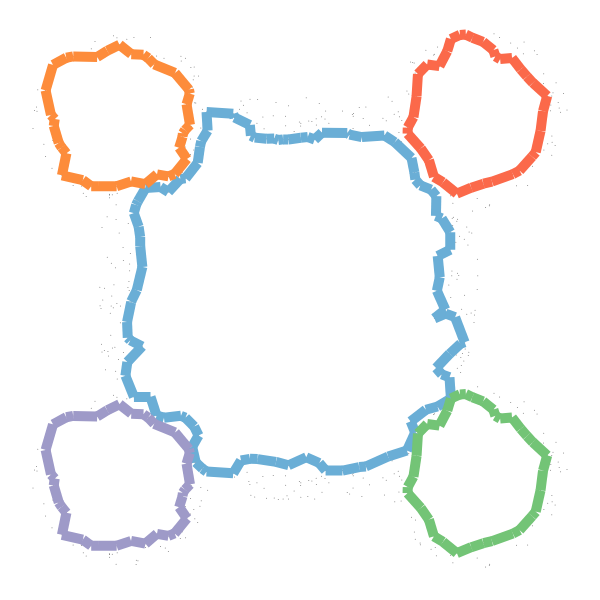

This figure's notebook cell:
### Markdown cell above
### Homology representatives

We can plot the selected homology representatives setting `draw_reps = True`.

### Code cell
top_features = topf.topf(base_points, draw_reps = True)

### Figure 1 — Plotly figure (JSON) as saved in the notebook; plotly's stock layout.template omitted (floating-point values rounded to 4 significant figures; data arrays with more than 128 entries replaced by an {"elided": "..."} marker saying what was removed)
{"data": [{"hovertemplate": "x=%{x}<br>y=%{y}<extra></extra>", "legendgroup": "", "marker": {"color": "black", "opacity": 0.5, "size": 1, "symbol": "circle"}, "mode": "markers", "name": "", "orientation": "v", "showlegend": false, "type": "scatter", "x": {"elided": "656 float values"}, "xaxis": "x", "y": {"elided": "656 float values"}, "yaxis": "y"}, {"line": {"color": "#6aaed6", "width": 10}, "mode": "lines", "type": "scatter", "x": [1.254, 0.956], "y": [0.04838, 0.06818]}, {"line": {"color": "#6aaed6", "width": 10}, "mode": "lines", "type": "scatter", "x": [1.254, 0.956], "y": [4.048, 4.068]}, {"line": {"color": "#6aaed6", "width": 10}, "mode": "lines", "type": "scatter", "x": [3.736, 3.843], "y": [1.786, 1.507]}, {"line": {"color": "#6aaed6", "width": 10}, "mode": "lines", "type": "scatter", "x": [0.2139, 0.238], "y": [2.575, 2.345]}, {"line": {"color": "#6aaed6", "width": 10}, "mode": "lines", "type": "scatter", "x": [3.061, 3.248], "y": [3.733, 3.558]}, {"line": {"color": "#6aaed6", "width": 10}, "mode": "lines", "type": "scatter", "x": [2.247, 2.53], "y": [3.838, 3.835]}, {"line": {"color": "#6aaed6", "width": 10}, "mode": "lines", "type": "scatter", "x": [2.738, 2.988], "y": [0.1244, 0.2353]}, {"line": {"color": "#6aaed6", "width": 10}, "mode": "lines", "type": "scatter", "x": [0.1755, 0.238], "y": [2.087, 2.345]}, {"line": {"color": "#6aaed6", "width": 10}, "mode": "lines", "type": "scatter", "x": [3.674, 3.689], "y": [1.118, 0.8802]}, {"line": {"color": "#6aaed6", "width": 10}, "mode": "lines", "type": "scatter", "x": [0.04832, 0.1438], "y": [1.134, 0.8979]}, {"line": {"color": "#6aaed6", "width": 10}, "mode": "lines", "type": "scatter", "x": [2.946, 2.693], "y": [3.806, 3.79]}, {"line": {"color": "#6aaed6", "width": 10}, "mode": "lines", "type": "scatter", "x": [3.239, 3.409], "y": [0.6252, 0.7562]}, {"line": {"color": "#6aaed6", "width": 10}, "mode": "lines", "type": "scatter", "x": [1.341, 1.254], "y": [0.1908, 0.04838]}, {"line": {"color": "#6aaed6", "width": 10}, "mode": "lines", "type": "scatter", "x": [0.07005, 0.2358], "y": [1.287, 1.461]}, {"line": {"color": "#6aaed6", "width": 10}, "mode": "lines", "type": "scatter", "x": [3.542, 3.565], "y": [2.466, 2.229]}, {"line": {"color": "#6aaed6", "width": 10}, "mode": "lines", "type": "scatter", "x": [1.441, 1.269], "y": [3.925, 4.007]}, {"line": {"color": "#6aaed6", "width": 10}, "mode": "lines", "type": "scatter", "x": [3.533, 3.626], "y": [2.08, 1.87]}, {"line": {"color": "#6aaed6", "width": 10}, "mode": "lines", "type": "scatter", "x": [0.06685, 0.112], "y": [1.732, 1.95]}, {"line": {"color": "#6aaed6", "width": 10}, "mode": "lines", "type": "scatter", "x": [2.477, 2.664], "y": [0.07875, 0.1184]}, {"line": {"color": "#6aaed6", "width": 10}, "mode": "lines", "type": "scatter", "x": [2.988, 3.197], "y": [0.2353, 0.3026]}, {"line": {"color": "#6aaed6", "width": 10}, "mode": "lines", "type": "scatter", "x": [0.8355, 0.7953], "y": [0.1695, 0.3439]}, {"line": {"color": "#6aaed6", "width": 10}, "mode": "lines", "type": "scatter", "x": [3.197, 3.289], "y": [0.3026, 0.5031]}, {"line": {"color": "#6aaed6", "width": 10}, "mode": "lines", "type": "scatter", "x": [0.857, 0.7213], "y": [3.502, 3.33]}, {"line": {"color": "#6aaed6", "width": 10}, "mode": "lines", "type": "scatter", "x": [0.3969, 0.3293], "y": [0.6906, 0.8988]}, {"line": {"color": "#6aaed6", "width": 10}, "mode": "lines", "type": "scatter", "x": [3.675, 3.524], "y": [1.378, 1.22]}, {"line": {"color": "#6aaed6", "width": 10}, "mode": "lines", "type": "scatter", "x": [3.522, 3.527], "y": [2.913, 3.132]}, {"line": {"color": "#6aaed6", "width": 10}, "mode": "lines", "type": "scatter", "x": [2.071, 1.874], "y": [0.2269, 0.1383]}, {"line": {"color": "#6aaed6", "width": 10}, "mode": "lines", "type": "scatter", "x": [3.682, 3.682], "y": [2.732, 2.536]}, {"line": {"color": "#6aaed6", "width": 10}, "mode": "lines", "type": "scatter", "x": [0.4408, 0.5293], "y": [3.235, 3.179]}, {"line": {"color": "#6aaed6", "width": 10}, "mode": "lines", "type": "scatter", "x": [0.956, 0.9679], "y": [4.068, 3.861]}, {"line": {"color": "#6aaed6", "width": 10}, "mode": "lines", "type": "scatter", "x": [1.528, 1.733], "y": [0.207, 0.1755]}, {"line": {"color": "#6aaed6", "width": 10}, "mode": "lines", "type": "scatter", "x": [0.857, 0.8822], "y": [3.502, 3.681]}, {"line": {"color": "#6aaed6", "width": 10}, "mode": "lines", "type": "scatter", "x": [3.565, 3.533], "y": [2.229, 2.08]}, {"line": {"color": "#6aaed6", "width": 10}, "mode": "lines", "type": "scatter", "x": [0.7953, 0.8668], "y": [0.3439, 0.469]}, {"line": {"color": "#6aaed6", "width": 10}, "mode": "lines", "type": "scatter", "x": [3.689, 3.54], "y": [0.8802, 0.7918]}, {"line": {"color": "#6aaed6", "width": 10}, "mode": "lines", "type": "scatter", "x": [0.5293, 0.6627], "y": [3.179, 3.324]}, {"line": {"color": "#6aaed6", "width": 10}, "mode": "lines", "type": "scatter", "x": [0.6694, 0.4801], "y": [0.6885, 0.6675]}, {"line": {"color": "#6aaed6", "width": 10}, "mode": "lines", "type": "scatter", "x": [2.288, 2.477], "y": [0.08071, 0.07875]}, {"line": {"color": "#6aaed6", "width": 10}, "mode": "lines", "type": "scatter", "x": [3.248, 3.281], "y": [3.558, 3.396]}, {"line": {"color": "#6aaed6", "width": 10}, "mode": "lines", "type": "scatter", "x": [0.3293, 0.1438], "y": [0.8988, 0.8979]}, {"line": {"color": "#6aaed6", "width": 10}, "mode": "lines", "type": "scatter", "x": [3.587, 3.682], "y": [2.885, 2.732]}, {"line": {"color": "#6aaed6", "width": 10}, "mode": "lines", "type": "scatter", "x": [0.2134, 0.1965], "y": [2.678, 2.793]}, {"line": {"color": "#6aaed6", "width": 10}, "mode": "lines", "type": "scatter", "x": [0.06685, 0.07457], "y": [1.732, 1.557]}, {"line": {"color": "#6aaed6", "width": 10}, "mode": "lines", "type": "scatter", "x": [0.2741, 0.1883], "y": [3.224, 3.075]}, {"line": {"color": "#6aaed6", "width": 10}, "mode": "lines", "type": "scatter", "x": [3.675, 3.799], "y": [1.378, 1.491]}, {"line": {"color": "#6aaed6", "width": 10}, "mode": "lines", "type": "scatter", "x": [0.4408, 0.2741], "y": [3.235, 3.224]}, {"line": {"color": "#6aaed6", "width": 10}, "mode": "lines", "type": "scatter", "x": [3.504, 3.626], "y": [1.773, 1.87]}, {"line": {"color": "#6aaed6", "width": 10}, "mode": "lines", "type": "scatter", "x": [0.1425, 0.1965], "y": [2.944, 2.793]}, {"line": {"color": "#6aaed6", "width": 10}, "mode": "lines", "type": "scatter", "x": [0.07005, 0.04832], "y": [1.287, 1.134]}, {"line": {"color": "#6aaed6", "width": 10}, "mode": "lines", "type": "scatter", "x": [2.217, 2.071], "y": [0.1631, 0.2269]}, {"line": {"color": "#6aaed6", "width": 10}, "mode": "lines", "type": "scatter", "x": [3.542, 3.682], "y": [2.466, 2.536]}, {"line": {"color": "#6aaed6", "width": 10}, "mode": "lines", "type": "scatter", "x": [0.8175, 0.7198], "y": [0.5685, 0.6679]}, {"line": {"color": "#6aaed6", "width": 10}, "mode": "lines", "type": "scatter", "x": [3.239, 3.289], "y": [0.6252, 0.5031]}, {"line": {"color": "#6aaed6", "width": 10}, "mode": "lines", "type": "scatter", "x": [0.1036, 0.2358], "y": [1.528, 1.461]}, {"line": {"color": "#6aaed6", "width": 10}, "mode": "lines", "type": "scatter", "x": [1.733, 1.874], "y": [0.1755, 0.1383]}, {"line": {"color": "#6aaed6", "width": 10}, "mode": "lines", "type": "scatter", "x": [0.1755, 0.1131], "y": [2.087, 1.96]}, {"line": {"color": "#6aaed6", "width": 10}, "mode": "lines", "type": "scatter", "x": [2.01, 1.872], "y": [3.783, 3.763]}, {"line": {"color": "#6aaed6", "width": 10}, "mode": "lines", "type": "scatter", "x": [2.556, 2.693], "y": [3.817, 3.79]}, {"line": {"color": "#6aaed6", "width": 10}, "mode": "lines", "type": "scatter", "x": [0.9679, 0.8966], "y": [3.861, 3.744]}, {"line": {"color": "#6aaed6", "width": 10}, "mode": "lines", "type": "scatter", "x": [2.946, 3.061], "y": [3.806, 3.733]}, {"line": {"color": "#6aaed6", "width": 10}, "mode": "lines", "type": "scatter", "x": [3.63, 3.504], "y": [1.825, 1.773]}, {"line": {"color": "#6aaed6", "width": 10}, "mode": "lines", "type": "scatter", "x": [3.54, 3.409], "y": [0.7918, 0.7562]}, {"line": {"color": "#6aaed6", "width": 10}, "mode": "lines", "type": "scatter", "x": [1.627, 1.494], "y": [3.771, 3.784]}, {"line": {"color": "#6aaed6", "width": 10}, "mode": "lines", "type": "scatter", "x": [3.467, 3.348], "y": [3.204, 3.253]}, {"line": {"color": "#6aaed6", "width": 10}, "mode": "lines", "type": "scatter", "x": [3.291, 3.348], "y": [3.315, 3.253]}, {"line": {"color": "#6aaed6", "width": 10}, "mode": "lines", "type": "scatter", "x": [1.441, 1.452], "y": [3.925, 3.803]}, {"line": {"color": "#6aaed6", "width": 10}, "mode": "lines", "type": "scatter", "x": [3.63, 3.736], "y": [1.825, 1.786]}, {"line": {"color": "#6aaed6", "width": 10}, "mode": "lines", "type": "scatter", "x": [2.247, 2.165], "y": [3.838, 3.763]}, {"line": {"color": "#6aaed6", "width": 10}, "mode": "lines", "type": "scatter", "x": [0.8175, 0.8668], "y": [0.5685, 0.469]}, {"line": {"color": "#6aaed6", "width": 10}, "mode": "lines", "type": "scatter", "x": [2.217, 2.288], "y": [0.1631, 0.08071]}, {"line": {"color": "#6aaed6", "width": 10}, "mode": "lines", "type": "scatter", "x": [0.2139, 0.2134], "y": [2.575, 2.678]}, {"line": {"color": "#6aaed6", "width": 10}, "mode": "lines", "type": "scatter", "x": [1.442, 1.341], "y": [0.2092, 0.1908]}, {"line": {"color": "#6aaed6", "width": 10}, "mode": "lines", "type": "scatter", "x": [0.8355, 0.9101], "y": [0.1695, 0.1003]}, {"line": {"color": "#6aaed6", "width": 10}, "mode": "lines", "type": "scatter", "x": [0.1425, 0.1685], "y": [2.944, 3.035]}, {"line": {"color": "#6aaed6", "width": 10}, "mode": "lines", "type": "scatter", "x": [3.524, 3.587], "y": [1.22, 1.15]}, {"line": {"color": "#6aaed6", "width": 10}, "mode": "lines", "type": "scatter", "x": [3.467, 3.527], "y": [3.204, 3.132]}, {"line": {"color": "#6aaed6", "width": 10}, "mode": "lines", "type": "scatter", "x": [3.674, 3.587], "y": [1.118, 1.15]}, {"line": {"color": "#6aaed6", "width": 10}, "mode": "lines", "type": "scatter", "x": [1.627, 1.713], "y": [3.771, 3.773]}, {"line": {"color": "#6aaed6", "width": 10}, "mode": "lines", "type": "scatter", "x": [0.3969, 0.4801], "y": [0.6906, 0.6675]}, {"line": {"color": "#6aaed6", "width": 10}, "mode": "lines", "type": "scatter", "x": [1.528, 1.442], "y": [0.207, 0.2092]}, {"line": {"color": "#6aaed6", "width": 10}, "mode": "lines", "type": "scatter", "x": [2.165, 2.088], "y": [3.763, 3.791]}, {"line": {"color": "#6aaed6", "width": 10}, "mode": "lines", "type": "scatter", "x": [3.291, 3.281], "y": [3.315, 3.396]}, {"line": {"color": "#6aaed6", "width": 10}, "mode": "lines", "type": "scatter", "x": [2.088, 2.01], "y": [3.791, 3.783]}, {"line": {"color": "#6aaed6", "width": 10}, "mode": "lines", "type": "scatter", "x": [2.738, 2.664], "y": [0.1244, 0.1184]}, {"line": {"color": "#6aaed6", "width": 10}, "mode": "lines", "type": "scatter", "x": [3.587, 3.522], "y": [2.885, 2.913]}, {"line": {"color": "#6aaed6", "width": 10}, "mode": "lines", "type": "scatter", "x": [0.8822, 0.8966], "y": [3.681, 3.744]}, {"line": {"color": "#6aaed6", "width": 10}, "mode": "lines", "type": "scatter", "x": [1.813, 1.872], "y": [3.764, 3.763]}, {"line": {"color": "#6aaed6", "width": 10}, "mode": "lines", "type": "scatter", "x": [0.6627, 0.7213], "y": [3.324, 3.33]}, {"line": {"color": "#6aaed6", "width": 10}, "mode": "lines", "type": "scatter", "x": [0.956, 0.9101], "y": [0.06818, 0.1003]}, {"line": {"color": "#6aaed6", "width": 10}, "mode": "lines", "type": "scatter", "x": [1.758, 1.813], "y": [3.757, 3.764]}, {"line": {"color": "#6aaed6", "width": 10}, "mode": "lines", "type": "scatter", "x": [0.6694, 0.7198], "y": [0.6885, 0.6679]}, {"line": {"color": "#6aaed6", "width": 10}, "mode": "lines", "type": "scatter", "x": [1.758, 1.713], "y": [3.757, 3.773]}, {"line": {"color": "#6aaed6", "width": 10}, "mode": "lines", "type": "scatter", "x": [3.799, 3.843], "y": [1.491, 1.507]}, {"line": {"color": "#6aaed6", "width": 10}, "mode": "lines", "type": "scatter", "x": [1.494, 1.452], "y": [3.784, 3.803]}, {"line": {"color": "#6aaed6", "width": 10}, "mode": "lines", "type": "scatter", "x": [0.1883, 0.1685], "y": [3.075, 3.035]}, {"line": {"color": "#6aaed6", "width": 10}, "mode": "lines", "type": "scatter", "x": [1.254, 1.269], "y": [4.048, 4.007]}, {"line": {"color": "#6aaed6", "width": 10}, "mode": "lines", "type": "scatter", "x": [0.1036, 0.07457], "y": [1.528, 1.557]}, {"line": {"color": "#6aaed6", "width": 10}, "mode": "lines", "type": "scatter", "x": [2.556, 2.53], "y": [3.817, 3.835]}, {"line": {"color": "#6aaed6", "width": 10}, "mode": "lines", "type": "scatter", "x": [0.1131, 0.112], "y": [1.96, 1.95]}, {"line": {"color": "#fb694a", "width": 10}, "mode": "lines", "type": "scatter", "x": [4.382, 4.148], "y": [3.377, 3.293]}, {"line": {"color": "#fb694a", "width": 10}, "mode": "lines", "type": "scatter", "x": [3.321, 3.305], "y": [4.491, 4.244]}, {"line": {"color": "#fb694a", "width": 10}, "mode": "lines", "type": "scatter", "x": [4.638, 4.692], "y": [3.621, 3.858]}, {"line": {"color": "#fb694a", "width": 10}, "mode": "lines", "type": "scatter", "x": [3.305, 3.27], "y": [4.244, 4.011]}, {"line": {"color": "#fb694a", "width": 10}, "mode": "lines", "type": "scatter", "x": [4.606, 4.767], "y": [4.394, 4.247]}, {"line": {"color": "#fb694a", "width": 10}, "mode": "lines", "type": "scatter", "x": [4.692, 4.72], "y": [3.858, 4.078]}, {"line": {"color": "#fb694a", "width": 10}, "mode": "lines", "type": "scatter", "x": [3.352, 3.205], "y": [3.664, 3.828]}, {"line": {"color": "#fb694a", "width": 10}, "mode": "lines", "type": "scatter", "x": [4.457, 4.597], "y": [3.416, 3.571]}, {"line": {"color": "#fb694a", "width": 10}, "mode": "lines", "type": "scatter", "x": [4.053, 4.148], "y": [3.271, 3.293]}, {"line": {"color": "#fb694a", "width": 10}, "mode": "lines", "type": "scatter", "x": [3.601, 3.756], "y": [3.286, 3.159]}, {"line": {"color": "#fb694a", "width": 10}, "mode": "lines", "type": "scatter", "x": [3.424, 3.561], "y": [4.597, 4.579]}, {"line": {"color": "#fb694a", "width": 10}, "mode": "lines", "type": "scatter", "x": [3.5, 3.443], "y": [3.347, 3.534]}, {"line": {"color": "#fb694a", "width": 10}, "mode": "lines", "type": "scatter", "x": [3.649, 3.561], "y": [4.746, 4.579]}, {"line": {"color": "#fb694a", "width": 10}, "mode": "lines", "type": "scatter", "x": [4.72, 4.767], "y": [4.078, 4.247]}, {"line": {"color": "#fb694a", "width": 10}, "mode": "lines", "type": "scatter", "x": [3.917, 3.756], "y": [3.227, 3.159]}, {"line": {"color": "#fb694a", "width": 10}, "mode": "lines", "type": "scatter", "x": [3.649, 3.689], "y": [4.746, 4.88]}, {"line": {"color": "#fb694a", "width": 10}, "mode": "lines", "type": "scatter", "x": [3.443, 3.352], "y": [3.534, 3.664]}, {"line": {"color": "#fb694a", "width": 10}, "mode": "lines", "type": "scatter", "x": [4.47, 4.373], "y": [4.544, 4.669]}, {"line": {"color": "#fb694a", "width": 10}, "mode": "lines", "type": "scatter", "x": [3.424, 3.321], "y": [4.597, 4.491]}, {"line": {"color": "#fb694a", "width": 10}, "mode": "lines", "type": "scatter", "x": [4.164, 4.049], "y": [4.758, 4.85]}, {"line": {"color": "#fb694a", "width": 10}, "mode": "lines", "type": "scatter", "x": [3.917, 4.053], "y": [3.227, 3.271]}, {"line": {"color": "#fb694a", "width": 10}, "mode": "lines", "type": "scatter", "x": [4.24, 4.373], "y": [4.658, 4.669]}, {"line": {"color": "#fb694a", "width": 10}, "mode": "lines", "type": "scatter", "x": [3.27, 3.206], "y": [4.011, 3.896]}, {"line": {"color": "#fb694a", "width": 10}, "mode": "lines", "type": "scatter", "x": [3.93, 4.049], "y": [4.895, 4.85]}, {"line": {"color": "#fb694a", "width": 10}, "mode": "lines", "type": "scatter", "x": [3.5, 3.601], "y": [3.347, 3.286]}, {"line": {"color": "#fb694a", "width": 10}, "mode": "lines", "type": "scatter", "x": [3.689, 3.79], "y": [4.88, 4.927]}, {"line": {"color": "#fb694a", "width": 10}, "mode": "lines", "type": "scatter", "x": [4.54, 4.47], "y": [4.463, 4.544]}, {"line": {"color": "#fb694a", "width": 10}, "mode": "lines", "type": "scatter", "x": [3.205, 3.206], "y": [3.828, 3.896]}, {"line": {"color": "#fb694a", "width": 10}, "mode": "lines", "type": "scatter", "x": [4.606, 4.54], "y": [4.394, 4.463]}, {"line": {"color": "#fb694a", "width": 10}, "mode": "lines", "type": "scatter", "x": [4.382, 4.457], "y": [3.377, 3.416]}, {"line": {"color": "#fb694a", "width": 10}, "mode": "lines", "type": "scatter", "x": [3.93, 3.856], "y": [4.895, 4.93]}, {"line": {"color": "#fb694a", "width": 10}, "mode": "lines", "type": "scatter", "x": [4.187, 4.164], "y": [4.688, 4.758]}, {"line": {"color": "#fb694a", "width": 10}, "mode": "lines", "type": "scatter", "x": [3.79, 3.856], "y": [4.927, 4.93]}, {"line": {"color": "#fb694a", "width": 10}, "mode": "lines", "type": "scatter", "x": [4.638, 4.597], "y": [3.621, 3.571]}, {"line": {"color": "#fb694a", "width": 10}, "mode": "lines", "type": "scatter", "x": [4.187, 4.24], "y": [4.688, 4.658]}, {"line": {"color": "#73c476", "width": 10}, "mode": "lines", "type": "scatter", "x": [4.382, 4.148], "y": [-0.6227, -0.7065]}, {"line": {"color": "#73c476", "width": 10}, "mode": "lines", "type": "scatter", "x": [3.321, 3.305], "y": [0.4913, 0.2436]}, {"line": {"color": "#73c476", "width": 10}, "mode": "lines", "type": "scatter", "x": [4.638, 4.692], "y": [-0.3788, -0.1425]}, {"line": {"color": "#73c476", "width": 10}, "mode": "lines", "type": "scatter", "x": [3.305, 3.27], "y": [0.2436, 0.01131]}, {"line": {"color": "#73c476", "width": 10}, "mode": "lines", "type": "scatter", "x": [4.606, 4.767], "y": [0.3936, 0.2473]}, {"line": {"color": "#73c476", "width": 10}, "mode": "lines", "type": "scatter", "x": [4.692, 4.72], "y": [-0.1425, 0.07762]}, {"line": {"color": "#73c476", "width": 10}, "mode": "lines", "type": "scatter", "x": [3.352, 3.205], "y": [-0.3359, -0.1719]}, {"line": {"color": "#73c476", "width": 10}, "mode": "lines", "type": "scatter", "x": [4.457, 4.597], "y": [-0.5836, -0.4286]}, {"line": {"color": "#73c476", "width": 10}, "mode": "lines", "type": "scatter", "x": [4.053, 4.148], "y": [-0.7292, -0.7065]}, {"line": {"color": "#73c476", "width": 10}, "mode": "lines", "type": "scatter", "x": [3.601, 3.756], "y": [-0.714, -0.8407]}, {"line": {"color": "#73c476", "width": 10}, "mode": "lines", "type": "scatter", "x": [3.424, 3.561], "y": [0.5972, 0.5785]}, {"line": {"color": "#73c476", "width": 10}, "mode": "lines", "type": "scatter", "x": [3.5, 3.443], "y": [-0.6532, -0.4659]}, {"line": {"color": "#73c476", "width": 10}, "mode": "lines", "type": "scatter", "x": [3.649, 3.561], "y": [0.7459, 0.5785]}, {"line": {"color": "#73c476", "width": 10}, "mode": "lines", "type": "scatter", "x": [4.72, 4.767], "y": [0.07762, 0.2473]}, {"line": {"color": "#73c476", "width": 10}, "mode": "lines", "type": "scatter", "x": [3.917, 3.756], "y": [-0.7733, -0.8407]}, {"line": {"color": "#73c476", "width": 10}, "mode": "lines", "type": "scatter", "x": [3.649, 3.689], "y": [0.7459, 0.8802]}, {"line": {"color": "#73c476", "width": 10}, "mode": "lines", "type": "scatter", "x": [3.443, 3.352], "y": [-0.4659, -0.3359]}, {"line": {"color": "#73c476", "width": 10}, "mode": "lines", "type": "scatter", "x": [4.47, 4.373], "y": [0.5444, 0.6692]}, {"line": {"color": "#73c476", "width": 10}, "mode": "lines", "type": "scatter", "x": [3.424, 3.321], "y": [0.5972, 0.4913]}, {"line": {"color": "#73c476", "width": 10}, "mode": "lines", "type": "scatter", "x": [4.164, 4.049], "y": [0.7577, 0.8496]}, {"line": {"color": "#73c476", "width": 10}, "mode": "lines", "type": "scatter", "x": [3.917, 4.053], "y": [-0.7733, -0.7292]}, {"line": {"color": "#73c476", "width": 10}, "mode": "lines", "type": "scatter", "x": [4.24, 4.373], "y": [0.658, 0.6692]}, {"line": {"color": "#73c476", "width": 10}, "mode": "lines", "type": "scatter", "x": [3.27, 3.206], "y": [0.01131, -0.1042]}, {"line": {"color": "#73c476", "width": 10}, "mode": "lines", "type": "scatter", "x": [3.93, 4.049], "y": [0.8951, 0.8496]}, {"line": {"color": "#73c476", "width": 10}, "mode": "lines", "type": "scatter", "x": [3.5, 3.601], "y": [-0.6532, -0.714]}, {"line": {"color": "#73c476", "width": 10}, "mode": "lines", "type": "scatter", "x": [3.689, 3.79], "y": [0.8802, 0.9266]}, {"line": {"color": "#73c476", "width": 10}, "mode": "lines", "type": "scatter", "x": [4.54, 4.47], "y": [0.4635, 0.5444]}, {"line": {"color": "#73c476", "width": 10}, "mode": "lines", "type": "scatter", "x": [3.205, 3.206], "y": [-0.1719, -0.1042]}, {"line": {"color": "#73c476", "width": 10}, "mode": "lines", "type": "scatter", "x": [4.606, 4.54], "y": [0.3936, 0.4635]}, {"line": {"color": "#73c476", "width": 10}, "mode": "lines", "type": "scatter", "x": [4.382, 4.457], "y": [-0.6227, -0.5836]}, {"line": {"color": "#73c476", "width": 10}, "mode": "lines", "type": "scatter", "x": [3.93, 3.856], "y": [0.8951, 0.9297]}, {"line": {"color": "#73c476", "width": 10}, "mode": "lines", "type": "scatter", "x": [4.187, 4.164], "y": [0.6877, 0.7577]}, {"line": {"color": "#73c476", "width": 10}, "mode": "lines", "type": "scatter", "x": [3.79, 3.856], "y": [0.9266, 0.9297]}, {"line": {"color": "#73c476", "width": 10}, "mode": "lines", "type": "scatter", "x": [4.638, 4.597], "y": [-0.3788, -0.4286]}, {"line": {"color": "#73c476", "width": 10}, "mode": "lines", "type": "scatter", "x": [4.187, 4.24], "y": [0.6877, 0.658]}, {"line": {"color": "#fd8c3b", "width": 10}, "mode": "lines", "type": "scatter", "x": [-0.8441, -0.7611], "y": [4.308, 4.592]}, {"line": {"color": "#fd8c3b", "width": 10}, "mode": "lines", "type": "scatter", "x": [-0.8441, -0.7842], "y": [4.308, 4.035]}, {"line": {"color": "#fd8c3b", "width": 10}, "mode": "lines", "type": "scatter", "x": [-0.5352, -0.2674], "y": [4.687, 4.681]}, {"line": {"color": "#fd8c3b", "width": 10}, "mode": "lines", "type": "scatter", "x": [-0.697, -0.7535], "y": [3.724, 3.914]}, {"line": {"color": "#fd8c3b", "width": 10}, "mode": "lines", "type": "scatter", "x": [0.5989, 0.7359], "y": [3.379, 3.546]}, {"line": {"color": "#fd8c3b", "width": 10}, "mode": "lines", "type": "scatter", "x": [0.3699, 0.6034], "y": [4.599, 4.503]}, {"line": {"color": "#fd8c3b", "width": 10}, "mode": "lines", "type": "scatter", "x": [-0.4283, -0.6615], "y": [3.311, 3.364]}, {"line": {"color": "#fd8c3b", "width": 10}, "mode": "lines", "type": "scatter", "x": [-0.6112, -0.6615], "y": [3.609, 3.364]}, {"line": {"color": "#fd8c3b", "width": 10}, "mode": "lines", "type": "scatter", "x": [0.7592, 0.6034], "y": [4.318, 4.503]}, {"line": {"color": "#fd8c3b", "width": 10}, "mode": "lines", "type": "scatter", "x": [0.7709, 0.7323], "y": [3.925, 4.154]}, {"line": {"color": "#fd8c3b", "width": 10}, "mode": "lines", "type": "scatter", "x": [-0.2472, -0.05016], "y": [3.242, 3.243]}, {"line": {"color": "#fd8c3b", "width": 10}, "mode": "lines", "type": "scatter", "x": [-0.1547, -0.2674], "y": [4.75, 4.681]}, {"line": {"color": "#fd8c3b", "width": 10}, "mode": "lines", "type": "scatter", "x": [0.1111, -0.05016], "y": [3.296, 3.243]}, {"line": {"color": "#fd8c3b", "width": 10}, "mode": "lines", "type": "scatter", "x": [0.4016, 0.2722], "y": [3.375, 3.266]}, {"line": {"color": "#fd8c3b", "width": 10}, "mode": "lines", "type": "scatter", "x": [-0.01785, 0.1142], "y": [4.817, 4.712]}, {"line": {"color": "#fd8c3b", "width": 10}, "mode": "lines", "type": "scatter", "x": [-0.6132, -0.7611], "y": [4.672, 4.592]}, {"line": {"color": "#fd8c3b", "width": 10}, "mode": "lines", "type": "scatter", "x": [0.7359, 0.6496], "y": [3.546, 3.672]}, {"line": {"color": "#fd8c3b", "width": 10}, "mode": "lines", "type": "scatter", "x": [0.1111, 0.2722], "y": [3.296, 3.266]}, {"line": {"color": "#fd8c3b", "width": 10}, "mode": "lines", "type": "scatter", "x": [-0.01785, -0.1547], "y": [4.817, 4.75]}, {"line": {"color": "#fd8c3b", "width": 10}, "mode": "lines", "type": "scatter", "x": [0.2503, 0.1142], "y": [4.706, 4.712]}, {"line": {"color": "#fd8c3b", "width": 10}, "mode": "lines", "type": "scatter", "x": [0.5305, 0.4016], "y": [3.352, 3.375]}, {"line": {"color": "#fd8c3b", "width": 10}, "mode": "lines", "type": "scatter", "x": [0.6874, 0.6496], "y": [3.793, 3.672]}, {"line": {"color": "#fd8c3b", "width": 10}, "mode": "lines", "type": "scatter", "x": [0.7323, 0.7684], "y": [4.154, 4.274]}, {"line": {"color": "#fd8c3b", "width": 10}, "mode": "lines", "type": "scatter", "x": [-0.4283, -0.3344], "y": [3.311, 3.242]}, {"line": {"color": "#fd8c3b", "width": 10}, "mode": "lines", "type": "scatter", "x": [0.3699, 0.303], "y": [4.599, 4.668]}, {"line": {"color": "#fd8c3b", "width": 10}, "mode": "lines", "type": "scatter", "x": [-0.2472, -0.3344], "y": [3.242, 3.242]}, {"line": {"color": "#fd8c3b", "width": 10}, "mode": "lines", "type": "scatter", "x": [-0.6112, -0.6645], "y": [3.609, 3.674]}, {"line": {"color": "#fd8c3b", "width": 10}, "mode": "lines", "type": "scatter", "x": [0.7709, 0.715], "y": [3.925, 3.866]}, {"line": {"color": "#fd8c3b", "width": 10}, "mode": "lines", "type": "scatter", "x": [-0.6132, -0.5352], "y": [4.672, 4.687]}, {"line": {"color": "#fd8c3b", "width": 10}, "mode": "lines", "type": "scatter", "x": [-0.742, -0.7535], "y": [3.99, 3.914]}, {"line": {"color": "#fd8c3b", "width": 10}, "mode": "lines", "type": "scatter", "x": [0.5989, 0.5305], "y": [3.379, 3.352]}, {"line": {"color": "#fd8c3b", "width": 10}, "mode": "lines", "type": "scatter", "x": [0.303, 0.2503], "y": [4.668, 4.706]}, {"line": {"color": "#fd8c3b", "width": 10}, "mode": "lines", "type": "scatter", "x": [-0.742, -0.7842], "y": [3.99, 4.035]}, {"line": {"color": "#fd8c3b", "width": 10}, "mode": "lines", "type": "scatter", "x": [-0.697, -0.6645], "y": [3.724, 3.674]}, {"line": {"color": "#fd8c3b", "width": 10}, "mode": "lines", "type": "scatter", "x": [0.7592, 0.7684], "y": [4.318, 4.274]}, {"line": {"color": "#fd8c3b", "width": 10}, "mode": "lines", "type": "scatter", "x": [0.715, 0.6911], "y": [3.866, 3.831]}, {"line": {"color": "#fd8c3b", "width": 10}, "mode": "lines", "type": "scatter", "x": [0.6874, 0.6911], "y": [3.793, 3.831]}, {"line": {"color": "#9e9ac8", "width": 10}, "mode": "lines", "type": "scatter", "x": [-0.8442, -0.761], "y": [0.3082, 0.5924]}, {"line": {"color": "#9e9ac8", "width": 10}, "mode": "lines", "type": "scatter", "x": [-0.8442, -0.7842], "y": [0.3082, 0.03521]}, {"line": {"color": "#9e9ac8", "width": 10}, "mode": "lines", "type": "scatter", "x": [-0.5353, -0.2673], "y": [0.6868, 0.6809]}, {"line": {"color": "#9e9ac8", "width": 10}, "mode": "lines", "type": "scatter", "x": [-0.697, -0.7535], "y": [-0.276, -0.08613]}, {"line": {"color": "#9e9ac8", "width": 10}, "mode": "lines", "type": "scatter", "x": [0.5988, 0.7359], "y": [-0.6209, -0.4538]}, {"line": {"color": "#9e9ac8", "width": 10}, "mode": "lines", "type": "scatter", "x": [0.3698, 0.6034], "y": [0.5992, 0.5028]}, {"line": {"color": "#9e9ac8", "width": 10}, "mode": "lines", "type": "scatter", "x": [-0.4283, -0.6615], "y": [-0.6893, -0.6358]}, {"line": {"color": "#9e9ac8", "width": 10}, "mode": "lines", "type": "scatter", "x": [-0.6112, -0.6615], "y": [-0.3913, -0.6358]}, {"line": {"color": "#9e9ac8", "width": 10}, "mode": "lines", "type": "scatter", "x": [0.7592, 0.6034], "y": [0.3178, 0.5028]}, {"line": {"color": "#9e9ac8", "width": 10}, "mode": "lines", "type": "scatter", "x": [0.7709, 0.7322], "y": [-0.0749, 0.1545]}, {"line": {"color": "#9e9ac8", "width": 10}, "mode": "lines", "type": "scatter", "x": [-0.2472, -0.05015], "y": [-0.7577, -0.7567]}, {"line": {"color": "#9e9ac8", "width": 10}, "mode": "lines", "type": "scatter", "x": [-0.1547, -0.2673], "y": [0.7501, 0.6809]}, {"line": {"color": "#9e9ac8", "width": 10}, "mode": "lines", "type": "scatter", "x": [0.1111, -0.05015], "y": [-0.704, -0.7567]}, {"line": {"color": "#9e9ac8", "width": 10}, "mode": "lines", "type": "scatter", "x": [0.4016, 0.2723], "y": [-0.6246, -0.7343]}, {"line": {"color": "#9e9ac8", "width": 10}, "mode": "lines", "type": "scatter", "x": [-0.01789, 0.1142], "y": [0.817, 0.7123]}, {"line": {"color": "#9e9ac8", "width": 10}, "mode": "lines", "type": "scatter", "x": [-0.6132, -0.761], "y": [0.6721, 0.5924]}, {"line": {"color": "#9e9ac8", "width": 10}, "mode": "lines", "type": "scatter", "x": [0.7359, 0.6497], "y": [-0.4538, -0.3283]}, {"line": {"color": "#9e9ac8", "width": 10}, "mode": "lines", "type": "scatter", "x": [0.1111, 0.2723], "y": [-0.704, -0.7343]}, {"line": {"color": "#9e9ac8", "width": 10}, "mode": "lines", "type": "scatter", "x": [-0.01789, -0.1547], "y": [0.817, 0.7501]}, {"line": {"color": "#9e9ac8", "width": 10}, "mode": "lines", "type": "scatter", "x": [0.2502, 0.1142], "y": [0.7063, 0.7123]}, {"line": {"color": "#9e9ac8", "width": 10}, "mode": "lines", "type": "scatter", "x": [0.5305, 0.4016], "y": [-0.648, -0.6246]}, {"line": {"color": "#9e9ac8", "width": 10}, "mode": "lines", "type": "scatter", "x": [0.6874, 0.6497], "y": [-0.2071, -0.3283]}, {"line": {"color": "#9e9ac8", "width": 10}, "mode": "lines", "type": "scatter", "x": [0.7322, 0.7684], "y": [0.1545, 0.2737]}, {"line": {"color": "#9e9ac8", "width": 10}, "mode": "lines", "type": "scatter", "x": [-0.4283, -0.3344], "y": [-0.6893, -0.7582]}, {"line": {"color": "#9e9ac8", "width": 10}, "mode": "lines", "type": "scatter", "x": [0.3698, 0.303], "y": [0.5992, 0.6682]}, {"line": {"color": "#9e9ac8", "width": 10}, "mode": "lines", "type": "scatter", "x": [-0.2472, -0.3344], "y": [-0.7577, -0.7582]}, {"line": {"color": "#9e9ac8", "width": 10}, "mode": "lines", "type": "scatter", "x": [-0.6112, -0.6645], "y": [-0.3913, -0.3257]}, {"line": {"color": "#9e9ac8", "width": 10}, "mode": "lines", "type": "scatter", "x": [0.7709, 0.715], "y": [-0.0749, -0.1337]}, {"line": {"color": "#9e9ac8", "width": 10}, "mode": "lines", "type": "scatter", "x": [-0.6132, -0.5353], "y": [0.6721, 0.6868]}, {"line": {"color": "#9e9ac8", "width": 10}, "mode": "lines", "type": "scatter", "x": [-0.742, -0.7535], "y": [-0.01028, -0.08613]}, {"line": {"color": "#9e9ac8", "width": 10}, "mode": "lines", "type": "scatter", "x": [0.5988, 0.5305], "y": [-0.6209, -0.648]}, {"line": {"color": "#9e9ac8", "width": 10}, "mode": "lines", "type": "scatter", "x": [0.303, 0.2502], "y": [0.6682, 0.7063]}, {"line": {"color": "#9e9ac8", "width": 10}, "mode": "lines", "type": "scatter", "x": [-0.742, -0.7842], "y": [-0.01028, 0.03521]}, {"line": {"color": "#9e9ac8", "width": 10}, "mode": "lines", "type": "scatter", "x": [-0.697, -0.6645], "y": [-0.276, -0.3257]}, {"line": {"color": "#9e9ac8", "width": 10}, "mode": "lines", "type": "scatter", "x": [0.7592, 0.7684], "y": [0.3178, 0.2737]}, {"line": {"color": "#9e9ac8", "width": 10}, "mode": "lines", "type": "scatter", "x": [0.715, 0.6911], "y": [-0.1337, -0.1687]}, {"line": {"color": "#9e9ac8", "width": 10}, "mode": "lines", "type": "scatter", "x": [0.6874, 0.6911], "y": [-0.2071, -0.1687]}], "layout": {"height": 600, "legend": {"tracegroupgap": 0}, "margin": {"b": 0, "l": 0, "r": 0, "t": 0}, "paper_bgcolor": "rgba(0,0,0,0)", "plot_bgcolor": "rgba(0,0,0,0)", "scene": {"xaxis": {"visible": false}, "yaxis": {"visible": false}, "zaxis": {"visible": false}}, "showlegend": false, "width": 600, "xaxis": {"anchor": "y", "domain": [0, 1], "title": {"text": "x"}, "visible": false}, "yaxis": {"anchor": "x", "domain": [0, 1], "title": {"text": "y"}, "visible": false}}}
